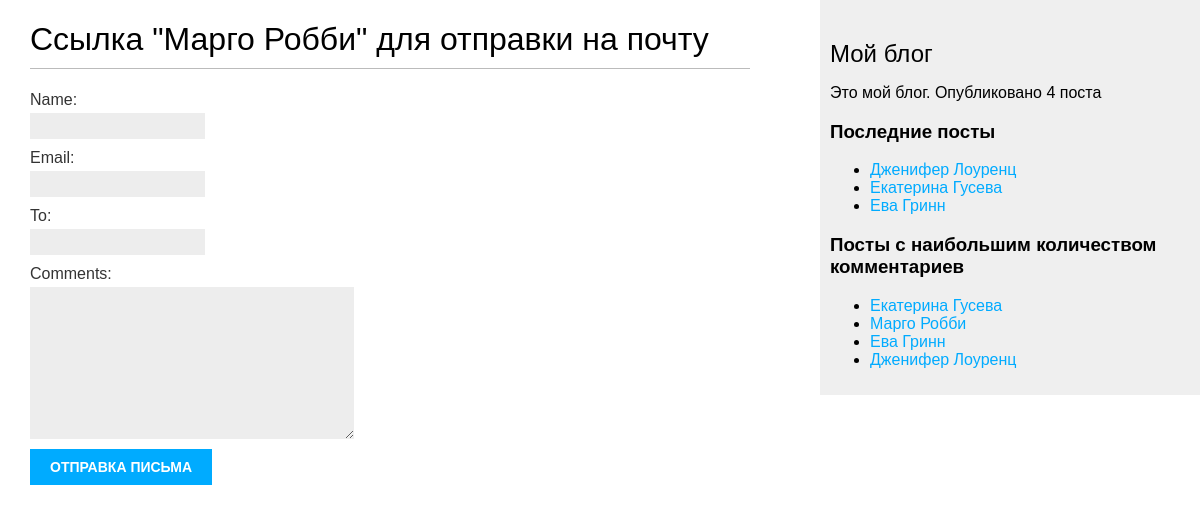
Screenshot of /blog/1/share/ with the database file from the repository.
### blog/models.py (models this page shows, shortened)
class Post(models.Model):
    class Status(models.TextChoices):  # вложенный перечисляемый класс для создания поля status
        DRAFT = 'DF', 'Draft'
        PUBLISHED = 'PB', 'Published'
    title = models.CharField(max_length=250)  # заголовок
    slug = models.SlugField(max_length=250, unique_for_date='publish')  # слаг уникальный для даты публикации
    author = models.ForeignKey(User, on_delete=models.CASCADE,
                               related_name='blog_posts')  # созданние связи с встроенной таблицей User один ко многим
    body = models.TextField()  # тело поста
    publish = models.DateTimeField(default=timezone.now)  # время публикации
    created = models.DateTimeField(auto_now_add=True)  # время создания
    updated = models.DateTimeField(auto_now=True)  # время изменения
    status = models.CharField(max_length=2, choices=Status.choices, default=Status.DRAFT)  # поле статус\
    objects = models.Manager()  # менеджер применямый по умолчанию
    published = PublishedManager()  # конкретно-прикладной менеджер
    tags = TaggableManager()
    class Meta:
        verbose_name = "Женщина"  # замена в админ-панели категории блога
        verbose_name_plural = "Женщины"  # множественное число категории
        ordering = ['-publish']
        indexes = [
            models.Index(fields=['-publish']),
        ]
    def get_absolute_url(self): #канонический url изменяем в соответсвии с представлением
        return reverse('blog:post_detail',
                       args=[self.publish.year,
                             self.publish.month,
                             self.publish.day,
                             self.slug])

### blog/views.py (the view)
# urls.py: path('<int:post_id>/share/', views.post_share, name='post_share'),#шаблон почты
def post_share(request, post_id):
    post = get_object_or_404(Post, id=post_id, \
                             status=Post.Status.PUBLISHED)  # функция сокращенного доступа
    sent = False
    if request.method == 'POST':
        form = EmailPostForm(request.POST)
        if form.is_valid():
            cd = form.cleaned_data  # извлечение данных из формы
            post_url = request.build_absolute_uri(post.get_absolute_url())  # отправить электронное письмо
            subject = f"{cd['name']} рекомендовал Вам прочитать " \
                      f"{post.title}"
            message = f"Read {post.title} at {post_url}\n\n" \
                      f"{cd['name']}\'s comments: {cd['comments']}"
            send_mail(subject, message, 'dzygun-roman@mail.ru', [cd['to']])
            sent = True
    else:
        form = EmailPostForm()
    return render(request, 'blog/post/share.html', {'post': post,
                                                    'form': form,
                                                    'sent': sent})

### blog/forms.py
class EmailPostForm(forms.Form): #формы помещают в файле forms.py приложения
    name = forms.CharField(max_length=25) #имя человека отправляющего пост
    email = forms.EmailField() #адрес отправителя поста
    to = forms.EmailField() #адрес получателя поста
    comments = forms.CharField(required=False, widget=forms.Textarea) #комментарии к посту опционально

### blog/models.py (called while the page is built)
    def get_queryset(self):
        return super().get_queryset() \
            .filter(status=Post.Status.PUBLISHED)  # получаем посты со статусом published

### blog/templatetags/blog_tags.py (called while the page is built)
@register.simple_tag
def get_most_commented_posts(count=5):
    return Post.published.annotate(total_comments=Count('comments')).order_by('-total_comments')[:count]

@register.simple_tag
def total_posts():
    return Post.published.count()

@register.inclusion_tag('blog/post/latest_posts.html')  # регистрируем шаблонный тег
def show_latest_posts(count=5):
    latest_posts = Post.published.order_by('-publish')[:count]
    return {'latest_posts': latest_posts}

### blog/templates/blog/post/share.html (shortened to what this page needs)
{% extends "blog/base.html" %}
{% block content %}
   {% if sent %}
   <h1>Отправление письма</h1>
   <p>
       "{{ post.title }}" был отправлен на почту
        {{ form.cleaned_data.to }}.
   </p>
{% else %}
   <h1>Ссылка "{{ post.title }}" для отправки  на почту</h1>
   <form method="post" novalidate>
       {{ form.as_p }}
       <input type="submit" value="Отправка письма">
   </form>
   {% endif %}
{% endblock %}

### blog/templates/blog/base.html (shortened to what this page needs)
{% load blog_tags %}
{% load static %}
<!DOCTYPE html>
<html>
<head>
    <link href="{% static "css/blog.css" %}" rel="stylesheet">
</head>
<body>
   <div id="content">
       {% block content %}
       {% endblock %}
   </div>
   <div id="sidebar">
       <h2>Мой блог</h2>
       <p>Это мой блог.
       Опубликовано {% total_posts %} поста
       </p>
       <h3>Последние посты</h3>
       {% show_latest_posts 3 %}
       <h3>Посты с наибольшим количеством комментариев</h3>
       {% get_most_commented_posts as most_commented_posts %}
       <ul>
           {% for post in most_commented_posts %}
           <li>
               <a href="{{ post.get_absolute_url }}">{{ post.title }}</a>
           </li>
           {% endfor %}
       </ul>
   </div>
</body>
</html>

### blog/templates/blog/post/latest_posts.html
<ul>
    {% for post in latest_posts %}
    <li>
        <a href="{{ post.get_absolute_irl }}">{{ post.title }}</a>
    </li>
    {% endfor %}
</ul>

### blog/static/css/blog.css (style rules this page uses)
body { margin:0; padding:0; font-family:helvetica, sans-serif; }
a { color:#00abff; text-decoration:none; }
h1 { font-weight:normal; border-bottom:1px solid #bbb; padding:0 0 10px 0; }
h2 { font-weight:normal; margin:30px 0 0; }
#content { float:left; width:60%; padding:0 0 0 30px; }
#sidebar { float:right; width:30%; padding:10px; background:#efefef; height:100%; }
label { float:left; clear:both; color:#333; margin-bottom:4px; }
input, textarea { clear:both; float:left; margin:0 0 10px; background:#ededed; border:0; padding:6px 10px; font-size:12px; }
input[type=submit] { font-weight:bold; background:#00abff; color:#fff; padding:10px 20px; font-size:14px; text-transform:uppercase; }

### rows the page displays
Post: title "Марго Робби"
Post: title "Дженифер Лоуренц"
Post: title "Екатерина Гусева"
Post: title "Ева Гринн"
